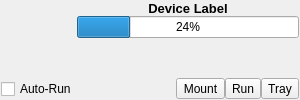
<?xml version="1.0" encoding="UTF-8"?>
<ui version="4.0">
 <class>DeviceWidget</class>
 <widget class="QWidget" name="DeviceWidget">
  <property name="geometry">
   <rect>
    <x>0</x>
    <y>0</y>
    <width>300</width>
    <height>100</height>
   </rect>
  </property>
  <property name="sizePolicy">
   <sizepolicy hsizetype="Fixed" vsizetype="Fixed">
    <horstretch>0</horstretch>
    <verstretch>0</verstretch>
   </sizepolicy>
  </property>
  <property name="minimumSize">
   <size>
    <width>300</width>
    <height>100</height>
   </size>
  </property>
  <property name="maximumSize">
   <size>
    <width>300</width>
    <height>100</height>
   </size>
  </property>
  <property name="windowTitle">
   <string>Form</string>
  </property>
  <layout class="QVBoxLayout" name="verticalLayout_2">
   <property name="spacing">
    <number>0</number>
   </property>
   <property name="leftMargin">
    <number>1</number>
   </property>
   <property name="topMargin">
    <number>1</number>
   </property>
   <property name="rightMargin">
    <number>1</number>
   </property>
   <property name="bottomMargin">
    <number>1</number>
   </property>
   <item>
    <layout class="QHBoxLayout" name="horizontalLayout_2">
     <item>
      <layout class="QVBoxLayout" name="verticalLayout_3">
       <item>
        <widget class="QLabel" name="label_icon">
         <property name="sizePolicy">
          <sizepolicy hsizetype="Preferred" vsizetype="Preferred">
           <horstretch>0</horstretch>
           <verstretch>0</verstretch>
          </sizepolicy>
         </property>
         <property name="minimumSize">
          <size>
           <width>64</width>
           <height>64</height>
          </size>
         </property>
         <property name="maximumSize">
          <size>
           <width>200</width>
           <height>200</height>
          </size>
         </property>
         <property name="text">
          <string/>
         </property>
         <property name="pixmap">
          <pixmap resource="pc-mounttray.qrc">:/icons/harddrive.png</pixmap>
         </property>
         <property name="scaledContents">
          <bool>false</bool>
         </property>
         <property name="alignment">
          <set>Qt::AlignHCenter|Qt::AlignTop</set>
         </property>
        </widget>
       </item>
       <item>
        <widget class="QCheckBox" name="check_auto">
         <property name="toolTip">
          <string>Automatically use this device when it is attached to the system</string>
         </property>
         <property name="text">
          <string>Auto-Run</string>
         </property>
        </widget>
       </item>
      </layout>
     </item>
     <item>
      <layout class="QVBoxLayout" name="verticalLayout">
       <item>
        <widget class="QLabel" name="label_dev">
         <property name="font">
          <font>
           <pointsize>10</pointsize>
           <weight>75</weight>
           <bold>true</bold>
          </font>
         </property>
         <property name="text">
          <string notr="true">Device Label</string>
         </property>
         <property name="scaledContents">
          <bool>true</bool>
         </property>
         <property name="alignment">
          <set>Qt::AlignCenter</set>
         </property>
        </widget>
       </item>
       <item>
        <widget class="QProgressBar" name="progressBar">
         <property name="value">
          <number>24</number>
         </property>
         <property name="alignment">
          <set>Qt::AlignCenter</set>
         </property>
         <property name="textDirection">
          <enum>QProgressBar::TopToBottom</enum>
         </property>
        </widget>
       </item>
       <item>
        <spacer name="verticalSpacer">
         <property name="orientation">
          <enum>Qt::Vertical</enum>
         </property>
         <property name="sizeHint" stdset="0">
          <size>
           <width>20</width>
           <height>0</height>
          </size>
         </property>
        </spacer>
       </item>
       <item>
        <layout class="QHBoxLayout" name="horizontalLayout">
         <item>
          <spacer name="horizontalSpacer">
           <property name="orientation">
            <enum>Qt::Horizontal</enum>
           </property>
           <property name="sizeHint" stdset="0">
            <size>
             <width>40</width>
             <height>20</height>
            </size>
           </property>
          </spacer>
         </item>
         <item>
          <widget class="QToolButton" name="tool_mount">
           <property name="text">
            <string notr="true">Mount</string>
           </property>
           <property name="icon">
            <iconset resource="pc-mounttray.qrc">
             <normaloff>:/icons/mount.png</normaloff>:/icons/mount.png</iconset>
           </property>
           <property name="toolButtonStyle">
            <enum>Qt::ToolButtonTextUnderIcon</enum>
           </property>
          </widget>
         </item>
         <item>
          <widget class="QToolButton" name="tool_run">
           <property name="text">
            <string notr="true">Run</string>
           </property>
           <property name="icon">
            <iconset resource="pc-mounttray.qrc">
             <normaloff>:/icons/play.png</normaloff>:/icons/play.png</iconset>
           </property>
           <property name="toolButtonStyle">
            <enum>Qt::ToolButtonTextUnderIcon</enum>
           </property>
           <property name="autoRaise">
            <bool>false</bool>
           </property>
          </widget>
         </item>
         <item>
          <widget class="QToolButton" name="tool_tray">
           <property name="text">
            <string>Tray</string>
           </property>
           <property name="icon">
            <iconset resource="pc-mounttray.qrc">
             <normaloff>:/icons/config.png</normaloff>:/icons/config.png</iconset>
           </property>
           <property name="popupMode">
            <enum>QToolButton::InstantPopup</enum>
           </property>
           <property name="toolButtonStyle">
            <enum>Qt::ToolButtonTextUnderIcon</enum>
           </property>
           <property name="arrowType">
            <enum>Qt::NoArrow</enum>
           </property>
          </widget>
         </item>
        </layout>
       </item>
      </layout>
     </item>
    </layout>
   </item>
  </layout>
  <zorder>horizontalLayoutWidget_2</zorder>
  <zorder>label_icon</zorder>
 </widget>
 <resources>
  <include location="pc-mounttray.qrc"/>
 </resources>
 <connections/>
</ui>
